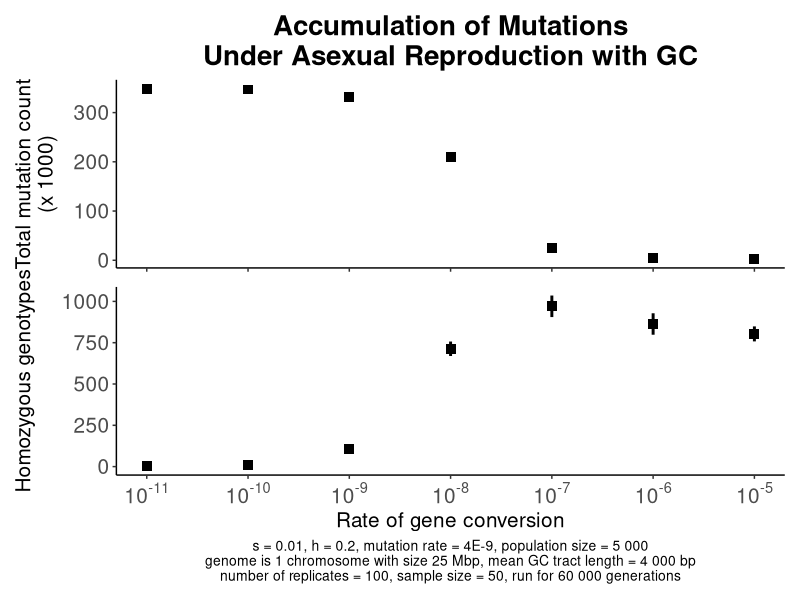
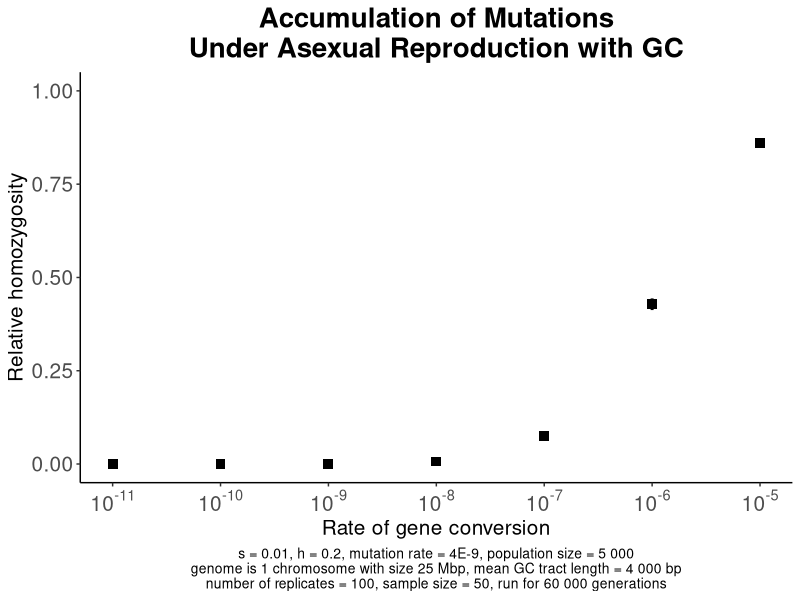

Source code (R) for these figures, in order:
library(ggplot2)
library(patchwork)
library(dplyr)
library(scales)

replicate_number=100

GC_recessive_load <- read.csv("Data_GC_recessive_load_vXII_full_60000.csv")
GC_additive_load <- read.csv("Data_GC_additive_load_vXII_full_60000.csv")
GC_relative_homozygosity <- read.csv("Data_GC_relative_homozygosity_vXII_full_60000.csv")
#GC_fixed_mutations <- read.csv("Data_GC_fixed_mutations_vXII_full_60000.csv")

for (h_coefficient in c(0.2)) {

filename_rec_GC <- GC_recessive_load %>% filter(Dominance_coefficient == h_coefficient)
filename_add_GC <- GC_additive_load %>% filter(Dominance_coefficient == h_coefficient)
filename_rel_GC <- GC_relative_homozygosity %>% filter(Dominance_coefficient == h_coefficient)
#filename_fix_GC <- GC_fixed_mutations %>% filter(Dominance_coefficient == h_coefficient)

GC_rec_max <- filename_rec_GC$Expected_recessive_load+1.96*filename_rec_GC$SD_recessive_load/sqrt(replicate_number)
GC_rec_min <- filename_rec_GC$Expected_recessive_load-1.96*filename_rec_GC$SD_recessive_load/sqrt(replicate_number)

print(GC_rec_max)

GC_add_max <- filename_add_GC$Expected_additive_load+1.96*filename_add_GC$SD_additive_load/sqrt(replicate_number)
GC_add_min <- filename_add_GC$Expected_additive_load-1.96*filename_add_GC$SD_additive_load/sqrt(replicate_number)

GC_rel_max <- filename_rel_GC$Expected_relative_homozygosity+1.96*filename_rel_GC$SD_relative_homozygosity/sqrt(replicate_number)
GC_rel_min <- filename_rel_GC$Expected_relative_homozygosity-1.96*filename_rel_GC$SD_relative_homozygosity/sqrt(replicate_number)

Plot_recessive <- ggplot()+
 	geom_point(data=filename_rec_GC, aes(x=GC_rate, y=Expected_recessive_load), size=3, shape=15)+
	geom_linerange(data=filename_rec_GC, 
			aes(x=GC_rate, 
			    ymax=GC_rec_max, 
			    ymin=GC_rec_min), size=1)+
	
	labs(y="Homozygous genotypes",
	     x="Rate of gene conversion",
	      caption=paste("s = 0.01, h = ", h_coefficient, ", mutation rate = 4E-9, population size = 5 000\ngenome is 1 chromosome with size 25 Mbp, mean GC tract length = 4 000 bp\nnumber of replicates = 100, sample size = 50, run for 60 000 generations", sep=""))+
	     
	     
	     
	 theme(panel.grid.major=element_blank(),
    	      panel.grid.minor=element_blank(),
    	      panel.background=element_blank(),
    	      axis.line = element_line(color="black"),
    	      
	      plot.caption=element_text(size=10, hjust=0.5),
	      plot.subtitle=element_text(size=15, hjust=1, face="bold"),
	      axis.title.y=element_text(size=15),
	      axis.title.x=element_text(size=15),
	      
	      axis.text.x=element_text(size=15),
	      axis.text.y=element_text(size=15),
	      
	      legend.position="none")+
	      		      
	  scale_x_log10(breaks = c(10**seq(-11, -5, 1)),
                     labels = trans_format("log10", math_format(10^.x)))
	         
Plot_additive <- ggplot()+
	geom_point(data=filename_add_GC, aes(x=GC_rate, y=Expected_additive_load/1000), size=3, shape=15)+
	geom_linerange(data=filename_add_GC, 
			aes(x=GC_rate, 
			    ymax=GC_add_max/1000, 
			    ymin=GC_add_min/1000), size=1)+
			    
	labs(x="Rate of gene conversion",
	     y="Total mutation count\n(x 1000)",
	     title="Accumulation of Mutations\nUnder Asexual Reproduction with GC")+
	
	
	theme(panel.grid.major=element_blank(),
    	      panel.grid.minor=element_blank(),
    	      panel.background=element_blank(),
    	      axis.line = element_line(color="black"),
    	      

	      plot.title=element_text(size=20, hjust=0.5, face="bold"),
	      plot.subtitle=element_text(size=15, hjust=1, face="bold"), 
	      axis.title.y=element_text(size=15),
	      axis.title.x=element_blank(),
	      
	      axis.text.x=element_blank(),
	      axis.text.y=element_text(size=15),

	      legend.background=element_rect(colour="black"))+
	
	 scale_x_log10(breaks=c(10**seq(-11, -5, 1)))

Plot_relative <- ggplot()+
 	geom_point(data=filename_rel_GC, aes(x=GC_rate, y=Expected_relative_homozygosity), size=3, shape=15)+
	geom_linerange(data=filename_rel_GC, 
			aes(x=GC_rate, 
			    ymax=GC_rel_max, 
			    ymin=GC_rel_min), size=1)+
	
	labs(y="Relative homozygosity",
	     x="Rate of gene conversion",
	     title="Accumulation of Mutations\nUnder Asexual Reproduction with GC",
	     caption=paste("s = 0.01, h = ", h_coefficient, ", mutation rate = 4E-9, population size = 5 000\ngenome is 1 chromosome with size 25 Mbp, mean GC tract length = 4 000 bp\nnumber of replicates = 100, sample size = 50, run for 60 000 generations", sep=""))+
	     
	 theme(panel.grid.major=element_blank(),
    	      panel.grid.minor=element_blank(),
    	      panel.background=element_blank(),
    	      axis.line = element_line(color="black"),
    	      
    	      plot.title=element_text(size=20, hjust=0.5, face="bold"),
	      plot.caption=element_text(size=10, hjust=0.5),
	      plot.subtitle=element_text(size=15, hjust=1, face="bold"),
	      axis.title.y=element_text(size=15),
	      axis.title.x=element_text(size=15),
	      
	      axis.text.x=element_text(size=15),
	      axis.text.y=element_text(size=15),
	      
	      legend.position="none")+
	      		      
	  scale_x_log10(breaks = c(10**seq(-11, -5, 1)),
                     labels = trans_format("log10", math_format(10^.x)))+
          scale_y_continuous(limits = c(0,1))

  	
Plot <- Plot_additive/Plot_recessive

plot_name <- paste("Figure_Mutation_accumulation_GC_", h_coefficient, "_vXII_full_60000.png",sep="")
ggsave(filename=plot_name,
	plot=Plot,
	dpi=600)
	
plot_name_2 <- paste("Figure_Mutation_accumulation_GC_relative_homozygosity_", h_coefficient, "_vXII_full_60000.png",sep="")
ggsave(filename=plot_name_2,
	plot=Plot_relative,
	dpi=400)
}
